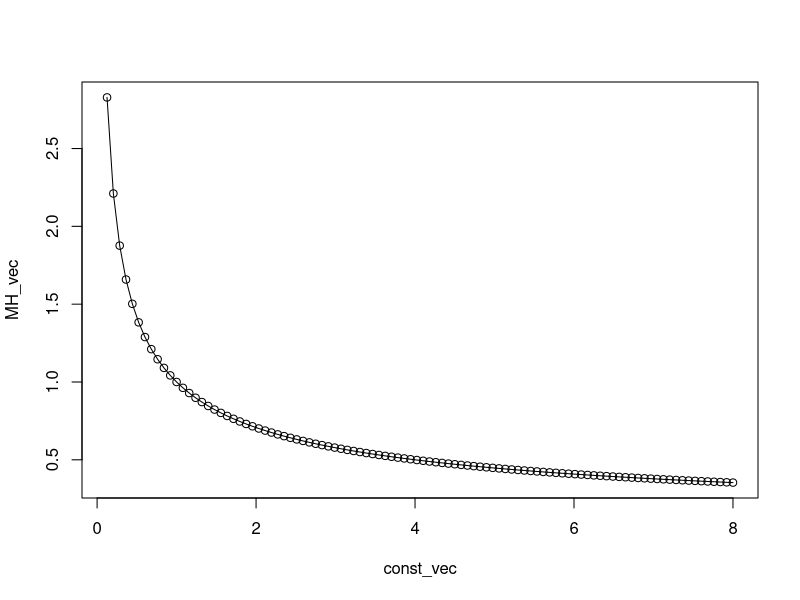
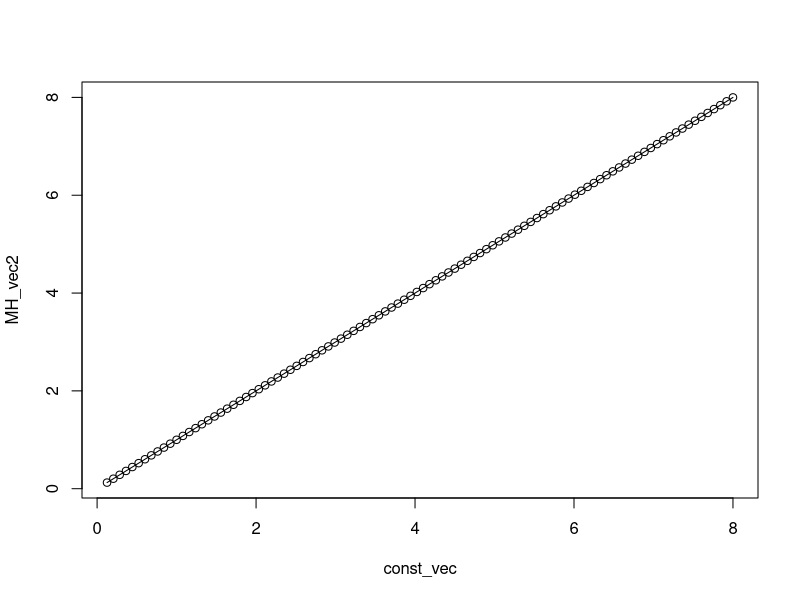

R code for these plots, in order:
#This function shows that 

# If modifying the variance, then const = (1/MH^2)...
#     MH = 1/sqrt(const). Thus,
#     sqrt(const) = 1/MH --> const = (1/MH^2)

# If modifying the means, then const = MH

S = diag(3)
x = c(0,0,0)
y = c(1,0,0)

N = 100
const_vec = seq(1/8, 8, len = N)
MH_vec = rep(NA, N)

for (i in 1:N){

  c = const_vec[i]
  Si_c = solve(c*S)
  MH_c= as.numeric(sqrt(t(x-y)%*%Si_c%*%(x-y)))
  
  MH_vec[i] = MH_c
  
}

plot(const_vec, MH_vec)
lines(const_vec, 1/sqrt(const_vec))


MH_vec2 = rep(NA,N)
Si = solve(S)
for (i in 1:N){
  
  c = const_vec[i]
  MH_c= as.numeric(sqrt(t(c*x-c*y)%*%Si%*%(c*x-c*y)))
  
  MH_vec2[i] = MH_c
  
}

plot(const_vec, MH_vec2)
lines(const_vec, const_vec)


